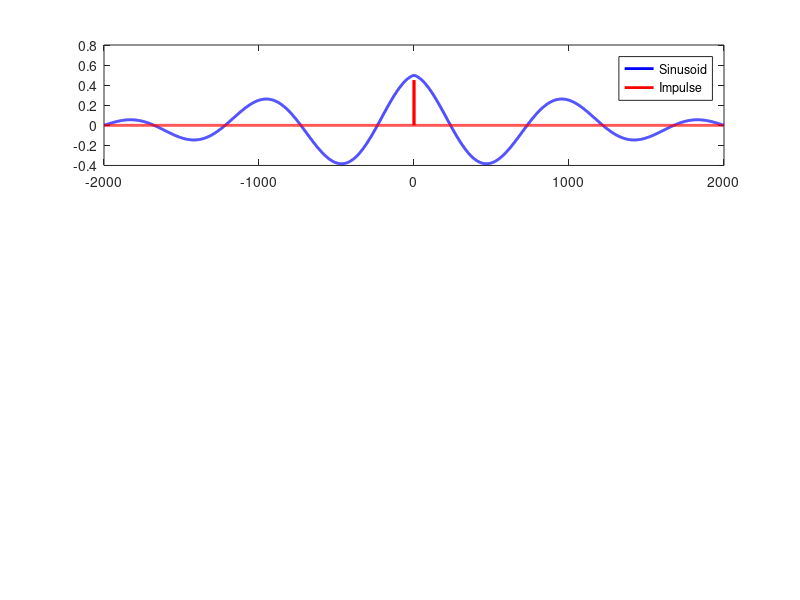

This figure's MATLAB source: (Note: this script raises an error after producing the figure.)
clear all
close all
clc;

%%

N = 2e3;        % number of discrete samples
f = 1e3;        % frequency
T = 1/f;        % period
time = 1:N;     % time vector array

% Impulse
impulse = zeros(1,N);
impulse(N/2) = 30;

% Fast ACF decay
sinusoid = cos(2*pi*T*time);

% Slow ACF decay
alpha = 0.01;
dampedSinusoid = exp(-alpha * time) .* cos(2*pi*T*time);


% ACF
acfImpulse = xcorr(impulse,'biased'); 
acfSine = xcorr(sinusoid,'biased');     % sine wave acf
acfDamp = xcorr(dampedSinusoid,'biased');  % unit impulse acf

% PSD def 1
psdImpulse1 = abs(fftshift(fft(acfImpulse)));
psdDamp1 = abs(fftshift(fft(acfSine)));
psdSine1 = abs(fftshift(fft(acfDamp)));

% PSD def 2
psdImpulse2 = abs(fftshift(fft(impulse))).^2 / N;
psdDamp2 = abs(fftshift(fft(dampedSinusoid))).^2 / N;
psdSine2 = abs(fftshift(fft(sinusoid))).^2 / N;

% frequency axis in Hz for psd
freqRad1 = [-pi+pi/length(acfSine):2*pi/length(acfSine):pi-pi/length(acfSine)];
freqHz1 = freqRad1./(2*pi).*f;

freqRad2 = [-pi+pi/length(psdSine2):2*pi/length(psdSine2):pi-pi/length(psdSine2)];
freqHz2 = freqRad2./(2*pi).*f;


figure;
subplot(3, 1, 1);
plot([-N+1:N-1],acfSine,'b','LineWidth', 2);
hold on;
plot([-N+1:N-1],acfImpulse,'r', 'LineWidth', 2);
legend('Sinusoid','Impulse');
ax = gca;
ax.FontSize = 15;
title('Signal ACFs','fontsize',15)
xlabel('Lags (sample)');
ylabel('ACF');

grid on
grid minor


subplot(3, 1, 2);
plot(freqHz1, psdSine1,'b', 'LineWidth', 2);
hold on;
plot(freqHz2, psdSine2,'r--', 'LineWidth', 2);
legend('Def 1', 'Def 2');
title('Periodogram of Sinusoid','fontsize',15);
ax = gca;
ax.FontSize = 15;
xlabel('Normalised frequency (\pi rads/sample)');
ylabel('PSD');
grid on 
grid minor


subplot(3, 1, 3);
plot(freqHz1, psdImpulse1,'b', 'LineWidth', 2);
hold on;
plot(freqHz2, psdImpulse2, 'r--', 'LineWidth', 2);
legend('Def 1', 'Def 2');
title('Periodogram of Impulse','fontsize',15);
ax = gca;
ax.FontSize = 15;
xlabel('Normalised frequency (\pi rads/sample)');
ylabel('PSD');
grid on
grid minor
set(gcf,'color','w')

